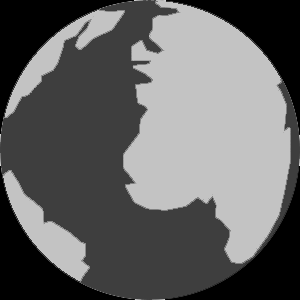
%> input picture AULA04/IF69D_Atividade_03_arquivos/earth1.tif, 300 x 300 px
$ octave ex3_4.m   (GNU Octave 9; MATLAB toolbox functions it lacks are replaced by stand-ins)
%> lines starting %> are read from the running program, lines starting %| are printed output that depends on the picture
close all; clear all; clc;

I1 = imread('./IF69D_Atividade_03_arquivos/earth1.tif');
%> I1 is the input picture: size 300x300 uint8; min 0, max 213, mean 100.5
I2 = imread('./IF69D_Atividade_03_arquivos/earth2.tif');
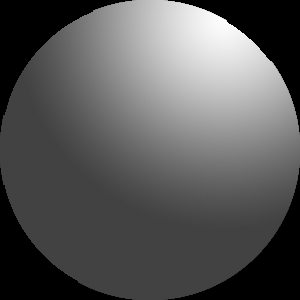
%> input picture AULA04/IF69D_Atividade_03_arquivos/earth2.tif, 300 x 300 px
%> I2 is the input picture: size 300x300 uint8; min 0, max 254, mean 87.9
I1 = im2double(I1);
%> I1: size 300x300 double
I2 = im2double(I2);
%> I2: size 300x300 double

ir = immultiply(I1, I2);
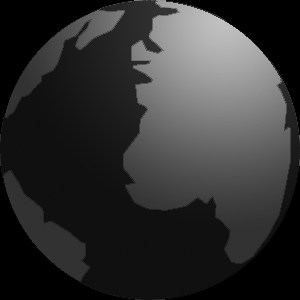
%> ir: size 300x300 double; min 0, max 0.762, mean 0.192

subplot(1,3,1);
imshow(I1);
title('Earth 1')
subplot(1,3,2);
imshow(I2);
title('Earth 2')
subplot(1,3,3);
imshow(ir);
title('Resultado');
